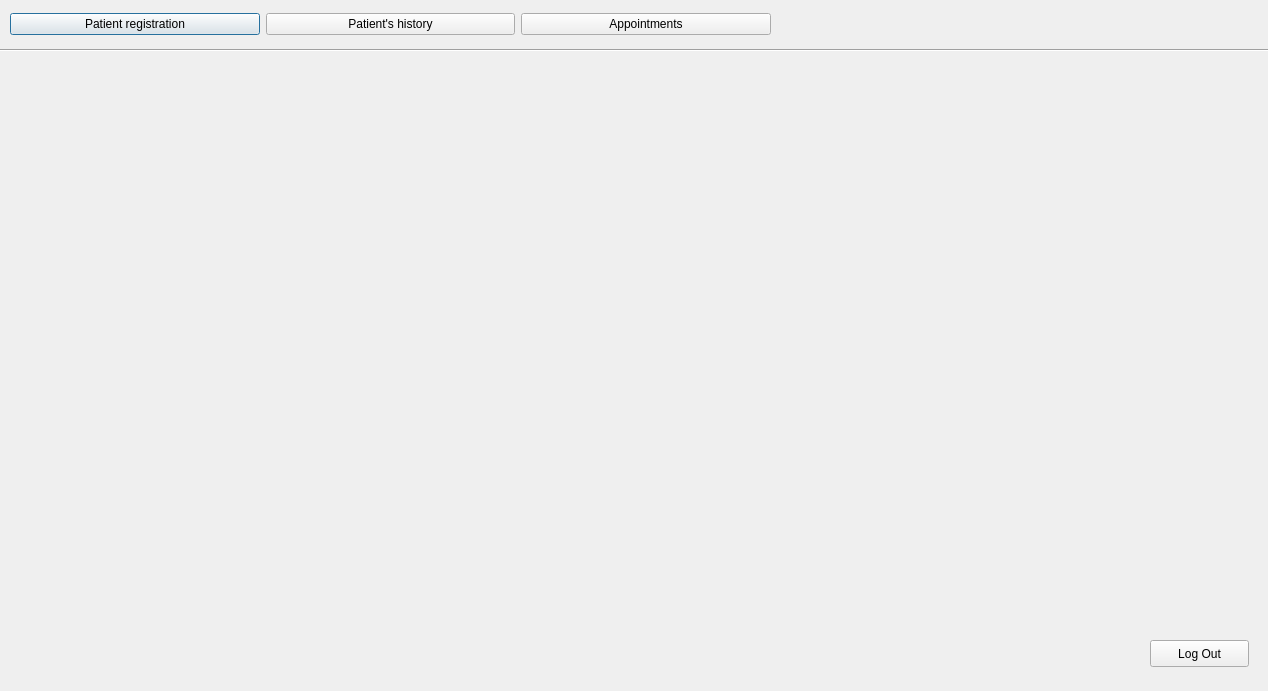
<?xml version="1.0" encoding="UTF-8"?>
<ui version="4.0">
 <class>Navigation_receptionist</class>
 <widget class="QDialog" name="Navigation_receptionist">
  <property name="geometry">
   <rect>
    <x>0</x>
    <y>0</y>
    <width>1268</width>
    <height>691</height>
   </rect>
  </property>
  <property name="windowTitle">
   <string>Receiptionist</string>
  </property>
  <widget class="QWidget" name="layoutWidget">
   <property name="geometry">
    <rect>
     <x>10</x>
     <y>4</y>
     <width>761</width>
     <height>41</height>
    </rect>
   </property>
   <layout class="QHBoxLayout" name="horizontalLayout_3">
    <item>
     <widget class="QPushButton" name="pushButton">
      <property name="text">
       <string>Patient registration</string>
      </property>
     </widget>
    </item>
    <item>
     <widget class="QPushButton" name="pushButton_15">
      <property name="text">
       <string>Patient's history</string>
      </property>
     </widget>
    </item>
    <item>
     <widget class="QPushButton" name="pushButton_16">
      <property name="text">
       <string>Appointments</string>
      </property>
     </widget>
    </item>
   </layout>
  </widget>
  <widget class="Line" name="line">
   <property name="geometry">
    <rect>
     <x>0</x>
     <y>40</y>
     <width>1501</width>
     <height>20</height>
    </rect>
   </property>
   <property name="orientation">
    <enum>Qt::Horizontal</enum>
   </property>
  </widget>
  <widget class="QPushButton" name="pushButton_2">
   <property name="geometry">
    <rect>
     <x>1150</x>
     <y>640</y>
     <width>99</width>
     <height>27</height>
    </rect>
   </property>
   <property name="text">
    <string>Log Out</string>
   </property>
  </widget>
 </widget>
 <resources/>
 <connections/>
</ui>
